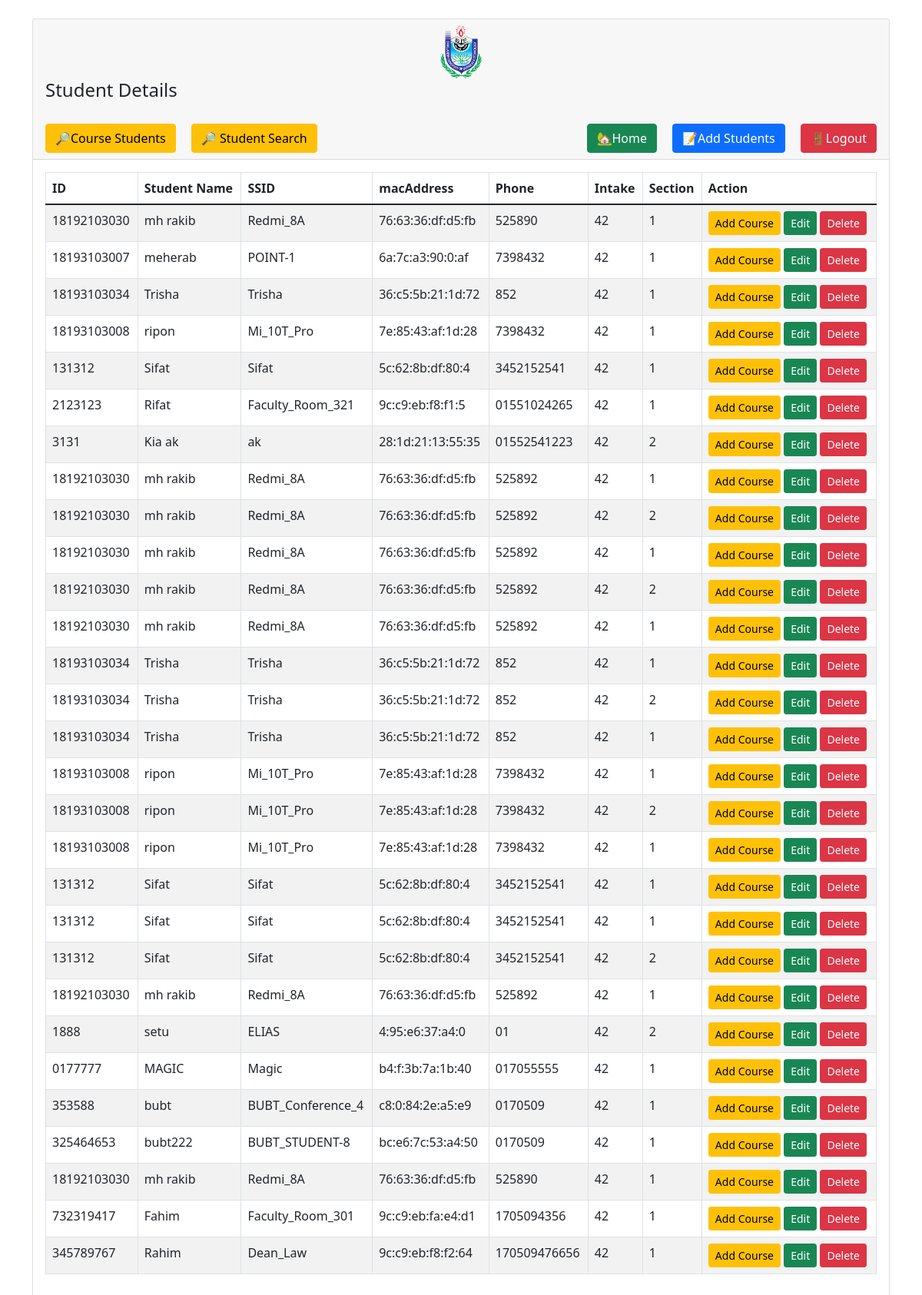
/student-details.php, run on the app's committed database.
### tables this page shows
CREATE TABLE `students` (
  `id` int(11) NOT NULL,
  `sid` varchar(11) DEFAULT NULL,
  `name` varchar(191) DEFAULT NULL,
  `ssid` varchar(100) NOT NULL,
  `macAddress` varchar(191) NOT NULL,
  `phone` varchar(191) NOT NULL,
  `course` varchar(191) NOT NULL,
  `intake` text NOT NULL,
  `sec` text NOT NULL
);

### student-details.php (the view, shortened to what this page needs)
<?php
require 'dbcon.php';
?>
<!doctype html>
<html lang="en">
<head>
    <link href="https://cdn.jsdelivr.net/npm/bootstrap@5.1.3/dist/css/bootstrap.min.css" rel="stylesheet">
</head>
<body>
    <div class="container mt-4">
        <div class="row">
            <div class="col-md-16">
                <div class="card">
                    <div class="card-header">
                        <center>
                            <img src="bubt.png" alt="BUBT Logo" style="height: 70px; margin-right: 0px;">
                        </center>
                        <h4>
                            <div>Student Details</div>
                            <br>
                            <a href="index.php" class="btn btn-danger float-end">🚪Logout</a>
                            <a style="margin-right: 20px" href="student-create.php" class="btn btn-primary float-end">📝Add Students</a>
                            <a style="margin-right: 20px" href="homepage.php" class="btn btn-success float-end">🏡Home</a>
                            <a style="margin-right: 20px" href="course-students-search.php" class="btn btn-warning float-start">🔎Course Students</a>
                            <a style="margin-right: 20px" href="student-search.php" class="btn btn-warning float-start">🔎 Student Search</a>
                        </h4>
                    </div>
                    <div class="card-body">
                        <table class="table table-bordered table-striped">
                            <thead>
                                <tr>
                                    <th>ID</th>
                                    <th>Student Name</th>
                                    <th>SSID</th>
                                    <th>macAddress</th>
                                    <th>Phone</th>
                                    <th>Intake</th>
                                    <th>Section</th>
                                    <th>Action</th>
                                </tr>
                            </thead>
                            <tbody>
                                <?php
                                    $query = "SELECT * FROM students";
                                    $query_run = mysqli_query($con, $query);
                                    if(mysqli_num_rows($query_run) > 0)
                                    {
                                        foreach($query_run as $student)
                                        {
                                            ?>
                                            <tr>
                                                <td><?= $student['sid']; ?></td>
                                                <td><?= $student['name']; ?></td>
                                                <td><?= $student['ssid']; ?></td>
                                                <td><?= $student['macAddress']; ?></td>
                                                <td><?= $student['phone']; ?></td>
                                                <td><?= $student['intake']; ?></td>
                                                <td><?= $student['sec']; ?></td>
                                                <td>
                                                    <form action="<?php echo htmlspecialchars($_SERVER["PHP_SELF"]); ?>" method="post" style="display: inline;">
                                                        <button type="submit" name="add_course" class="btn btn-warning btn-sm">Add Course</button>
                                                    </form>
                                                    <form action="<?php echo htmlspecialchars($_SERVER["PHP_SELF"]); ?>" method="post" style="display: inline;">
                                                        <button type="submit" name="edit_student" class="btn btn-success btn-sm">Edit</button>
                                                    </form>
                                                    <form action="code.php" method="POST" class="d-inline">
                                                        <button type="submit" name="delete_student" value="<?=$student['id'];?>" class="btn btn-danger btn-sm">Delete</button>
                                                    </form>
                                                </td>
                                            </tr>
                                            <?php
                                        }
                                    }
                                    else
                                    {
                                        echo "<h5> No Record Found </h5>";
                                    }
                                ?>
                            </tbody>
                        </table>
                    </div>
                </div>
            </div>
        </div>
    </div>
</body>
</html>

### data on the page
students: sid "18192103030", name "mh rakib", ssid "Redmi_8A", macAddress "76:63:36:df:d5:fb", phone "525890", intake "42", sec "1", $student['id'] 0 (drawn)
students: sid "18193103007", name "meherab", ssid "POINT-1", macAddress "6a:7c:a3:90:0:af", phone "7398432", intake "42", sec "1"
students: sid "18193103034", name "Trisha", ssid "Trisha", macAddress "36:c5:5b:21:1d:72", phone "852", intake "42", sec "1", $student['id'] 2 (drawn)
students: sid "18193103008", name "ripon", ssid "Mi_10T_Pro", macAddress "7e:85:43:af:1d:28", phone "7398432", intake "42", sec "1", $student['id'] 4 (drawn)
students: sid "131312", name "Sifat", ssid "Sifat", macAddress "5c:62:8b:df:80:4", phone "3452152541", intake "42", sec "1", $student['id'] 5 (drawn)
students: sid "2123123", name "Rifat", ssid "Faculty_Room_321", macAddress "9c:c9:eb:f8:f1:5", phone "01551024265", intake "42", sec "1", $student['id'] 6 (drawn)
students: sid "3131", name "Kia ak", ssid "ak", macAddress "28:1d:21:13:55:35", phone "01552541223", intake "42", sec "2", $student['id'] 7 (drawn)
students: sid "18192103030", name "mh rakib", ssid "Redmi_8A", macAddress "76:63:36:df:d5:fb", phone "525892", intake "42", sec "1", $student['id'] 8 (drawn)
students: sid "18192103030", name "mh rakib", ssid "Redmi_8A", macAddress "76:63:36:df:d5:fb", phone "525892", intake "42", sec "2", $student['id'] 9 (drawn)
students: sid "18192103030", name "mh rakib", ssid "Redmi_8A", macAddress "76:63:36:df:d5:fb", phone "525892", intake "42", sec "1", $student['id'] 10 (drawn)
students: sid "18192103030", name "mh rakib", ssid "Redmi_8A", macAddress "76:63:36:df:d5:fb", phone "525892", intake "42", sec "2", $student['id'] 11 (drawn)
students: sid "18192103030", name "mh rakib", ssid "Redmi_8A", macAddress "76:63:36:df:d5:fb", phone "525892", intake "42", sec "1", $student['id'] 12 (drawn)
students: sid "18193103034", name "Trisha", ssid "Trisha", macAddress "36:c5:5b:21:1d:72", phone "852", intake "42", sec "1", $student['id'] 13 (drawn)
students: sid "18193103034", name "Trisha", ssid "Trisha", macAddress "36:c5:5b:21:1d:72", phone "852", intake "42", sec "2", $student['id'] 14 (drawn)
students: sid "18193103034", name "Trisha", ssid "Trisha", macAddress "36:c5:5b:21:1d:72", phone "852", intake "42", sec "1", $student['id'] 15 (drawn)
students: sid "18193103008", name "ripon", ssid "Mi_10T_Pro", macAddress "7e:85:43:af:1d:28", phone "7398432", intake "42", sec "1", $student['id'] 16 (drawn)
students: sid "18193103008", name "ripon", ssid "Mi_10T_Pro", macAddress "7e:85:43:af:1d:28", phone "7398432", intake "42", sec "2", $student['id'] 17 (drawn)
students: sid "18193103008", name "ripon", ssid "Mi_10T_Pro", macAddress "7e:85:43:af:1d:28", phone "7398432", intake "42", sec "1", $student['id'] 18 (drawn)
students: sid "131312", name "Sifat", ssid "Sifat", macAddress "5c:62:8b:df:80:4", phone "3452152541", intake "42", sec "1", $student['id'] 19 (drawn)
students: sid "131312", name "Sifat", ssid "Sifat", macAddress "5c:62:8b:df:80:4", phone "3452152541", intake "42", sec "1", $student['id'] 20 (drawn)
students: sid "131312", name "Sifat", ssid "Sifat", macAddress "5c:62:8b:df:80:4", phone "3452152541", intake "42", sec "2", $student['id'] 21 (drawn)
students: sid "18192103030", name "mh rakib", ssid "Redmi_8A", macAddress "76:63:36:df:d5:fb", phone "525892", intake "42", sec "1", $student['id'] 22 (drawn)
students: sid "1888", name "setu", ssid "ELIAS", macAddress "4:95:e6:37:a4:0", phone "01", intake "42", sec "2", $student['id'] 23 (drawn)
students: sid "0177777", name "MAGIC", ssid "Magic", macAddress "b4:f:3b:7a:1b:40", phone "017055555", intake "42", sec "1", $student['id'] 24 (drawn)
students: sid "353588", name "bubt", ssid "BUBT_Conference_4", macAddress "c8:0:84:2e:a5:e9", phone "0170509", intake "42", sec "1", $student['id'] 25 (drawn)
students: sid "325464653", name "bubt222", ssid "BUBT_STUDENT-8", macAddress "bc:e6:7c:53:a4:50", phone "0170509", intake "42", sec "1", $student['id'] 26 (drawn)
students: sid "18192103030", name "mh rakib", ssid "Redmi_8A", macAddress "76:63:36:df:d5:fb", phone "525890", intake "42", sec "1", $student['id'] 27 (drawn)
students: sid "732319417", name "Fahim", ssid "Faculty_Room_301", macAddress "9c:c9:eb:fa:e4:d1", phone "1705094356", intake "42", sec "1", $student['id'] 28 (drawn)
students: sid "345789767", name "Rahim", ssid "Dean_Law", macAddress "9c:c9:eb:f8:f2:64", phone "170509476656", intake "42", sec "1", $student['id'] 29 (drawn)
